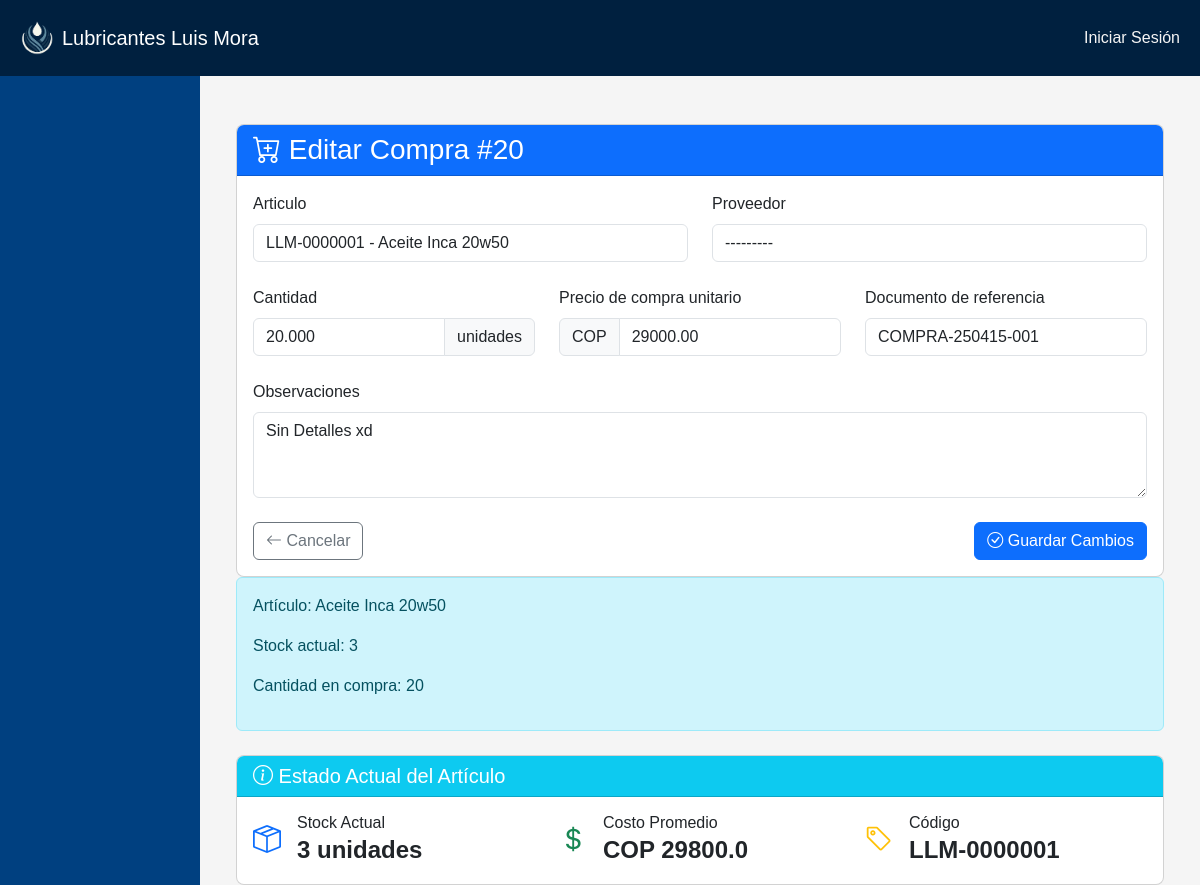
Page /compras/editar/20/ on the committed database.
### aplicacion/models.py (models this page shows, shortened)
class MovimientoInventario(models.Model):
    TIPO_MOVIMIENTO = (
        ('ENTRADA', 'Entrada'),
        ('SALIDA', 'Salida'),
        ('AJUSTE', 'Ajuste'),
    )
    articulo = models.ForeignKey(Articulo, on_delete=models.PROTECT, related_name='movimientos')
    tipo = models.CharField(max_length=10, choices=TIPO_MOVIMIENTO)
    cantidad = models.DecimalField(max_digits=10, decimal_places=3)
    fecha = models.DateTimeField(auto_now_add=True)
    usuario = models.ForeignKey(CustomUser, on_delete=models.PROTECT)
    referencia = models.CharField(max_length=100, blank=True)
    proveedor = models.ForeignKey(Proveedor, on_delete=models.SET_NULL, null=True, blank=True)
    observaciones = models.TextField(blank=True)
    costo_unitario = models.DecimalField(max_digits=10, decimal_places=2, null=True, blank=True)
    class Meta:
        verbose_name = "Movimiento de Inventario"
        verbose_name_plural = "Movimientos de Inventario"
        ordering = ['-fecha']

class Articulo(models.Model):
    codigo = models.CharField(max_length=50, unique=True, verbose_name="Código")
    codigo_barras = models.CharField(max_length=100, blank=True, unique=True, null=True)
    nombre = models.CharField(max_length=200)
    descripcion = models.TextField(blank=True, verbose_name="Descripción")
    categoria = models.ForeignKey(Categoria, on_delete=models.SET_NULL, null=True, blank=True)
    marca = models.CharField(max_length=100, blank=True)
    modelo = models.CharField(max_length=100, blank=True)
    imagen = models.ImageField(upload_to='articulos/', null=True, blank=True)
    stock_actual = models.DecimalField(max_digits=12, decimal_places=2, default=0)
    stock_minimo = models.DecimalField(max_digits=12, decimal_places=2, default=0)
    stock_maximo = models.DecimalField(max_digits=12, decimal_places=2, null=True, blank=True)
    UNIDADES_MEDIDA = (
        ('UN', 'Unidad'),
        ('KG', 'Kilogramo'),
        ('LT', 'Litro'),
        ('MT', 'Metro'),
        ('PAR', 'Par'),
        ('JUEGO', 'Juego'),
        ('CAJA', 'Caja'),
    )
    unidad_medida = models.CharField(max_length=10, choices=UNIDADES_MEDIDA, default='UN')
    costo_promedio = models.DecimalField(max_digits=12, decimal_places=2, default=0)
    precio_venta = models.DecimalField(max_digits=12, decimal_places=2, default=0)
    TIPO_IMPUESTO = (
        (Decimal('0.00'), 'Exento'),
        (Decimal('0.16'), 'IVA 16%'),
        (Decimal('0.08'), 'IVA 8%'),
    )
    tasa_impuesto = models.DecimalField(max_digits=4, decimal_places=2, choices=TIPO_IMPUESTO, default=Decimal('0.16'))
    proveedor_principal = models.ForeignKey(Proveedor, on_delete=models.SET_NULL, null=True, blank=True)
    lead_time = models.PositiveIntegerField(default=0, help_text="Tiempo de reposición en días")
    activo = models.BooleanField(default=True)
    fecha_creacion = models.DateTimeField(auto_now_add=True)
    fecha_actualizacion = models.DateTimeField(auto_now=True)
    creado_por = models.ForeignKey(CustomUser, on_delete=models.SET_NULL, null=True, related_name='articulos_creados')
    palabras_clave = models.TextField(
        blank=True,
        help_text="Ingrese palabras clave separadas por comas. Ej: Toyota, Carro, Automático"
    )
    class Meta:
        verbose_name = "Artículo"
        verbose_name_plural = "Artículos"
        ordering = ['nombre']
        indexes = [
            models.Index(fields=['codigo']),
            models.Index(fields=['nombre']),
            models.Index(fields=['categoria']),
            models.Index(fields=['activo']),
        ]
    def __str__(self):
        return f"{self.codigo} - {self.nombre}"

### aplicacion/view/views_api.py (the view)
# urls.py: path('compras/editar/<int:pk>/', editar_compra, name='editar_compra'),
def editar_compra(request, pk):
    compra = get_object_or_404(MovimientoInventario, pk=pk, tipo='ENTRADA')
    if request.method == 'POST':
        form = CompraInventarioForm(request.POST, instance=compra, user=request.user)
        if form.is_valid():
            form.save()
            messages.success(request, 'Compra actualizada correctamente')
            return redirect('detalle_compra', pk=compra.pk)
    else:
        form = CompraInventarioForm(instance=compra, user=request.user)
    return render(request, 'Forms/editar_compra.html', {
        'form': form,
        'compra': compra,
        "titulo": f"Editar Compra #{compra.id}",
        "codigo": compra.articulo.codigo,
        "articulo": compra.articulo.nombre,
        "stock_actual": int(compra.articulo.stock_actual),
        "costo_promedio": compra.articulo.costo_promedio,
    })

### aplicacion/models.py (called while the page is built)
    def __str__(self):
        return self.nombre

### aplicacion/templates/Forms/editar_compra.html (shortened to what this page needs)
{% extends 'paneles/admin.html' %}
{% load static %}
{% block dashboard %}
<br>
<div class="container mt-4">
    <div class="card">
        <div class="card-header bg-primary text-white">
            <h3 class="mb-0">
                <i class="bi bi-cart-plus"></i> {{ titulo }}
            </h3>
        </div>
        <div class="card-body">
            <form method="post" class="needs-validation" novalidate>
                <div class="row mb-4">
                    <div class="col-md-6">
                        <div class="form-group">
                            <label for="{{ form.articulo.id_for_label }}" class="form-label">
                                {{ form.articulo.label }}
                            </label>
                            {{ form.articulo }}
                        </div>
                    </div>
                    <div class="col-md-6">
                        <div class="form-group">
                            <label for="{{ form.proveedor.id_for_label }}" class="form-label">
                                {{ form.proveedor.label }}
                            </label>
                            {{ form.proveedor }}
                        </div>
                    </div>
                </div>
                <div class="row mb-4">
                    <div class="col-md-4">
                        <div class="form-group">
                            <label for="{{ form.cantidad.id_for_label }}" class="form-label">
                                {{ form.cantidad.label }}
                            </label>
                            <div class="input-group">
                                {{ form.cantidad }}
                                <span class="input-group-text">unidades</span>
                            </div>
                        </div>
                    </div>
                    <div class="col-md-4">
                        <div class="form-group">
                            <label for="{{ form.costo_unitario.id_for_label }}" class="form-label">
                                {{ form.costo_unitario.label }}
                            </label>
                            <div class="input-group">
                                <span class="input-group-text">COP</span>
                                {{ form.costo_unitario }}
                            </div>
                        </div>
                    </div>
                    <div class="col-md-4">
                        <div class="form-group">
                            <label for="{{ form.referencia.id_for_label }}" class="form-label">
                                {{ form.referencia.label }}
                            </label>
                            {{ form.referencia }}
                        </div>
                    </div>
                </div>
                <div class="row mb-4">
                    <div class="col-12">
                        <div class="form-group">
                            <label for="{{ form.observaciones.id_for_label }}" class="form-label">
                                {{ form.observaciones.label }}
                            </label>
                            {{ form.observaciones }}
                        </div>
                    </div>
                </div>
                <div class="d-flex justify-content-between mt-4">
                    <a href="{% url 'detalle_compra' compra.pk %}" class="btn btn-outline-secondary">
                        <i class="bi bi-arrow-left"></i> Cancelar
                    </a>
                    <button type="submit" class="btn btn-primary">
                        <i class="bi bi-check-circle"></i> Guardar Cambios
                    </button>
                </div>
            </form>
        </div>
    </div>
    <div class="alert alert-info">
        <p>Artículo: {{ articulo }}</p>
        <p>Stock actual: {{ stock_actual }}</p>
        <p>Cantidad en compra: {{ compra.cantidad|floatformat:0 }}</p>
    </div>
    <div class="card mt-4">
        <div class="card-header bg-info text-white">
            <h5 class="mb-0">
                <i class="bi bi-info-circle"></i> Estado Actual del Artículo
            </h5>
        </div>
        <div class="card-body">
            <div class="row">
                <div class="col-md-4">
                    <div class="d-flex align-items-center">
                        <i class="bi bi-box-seam fs-3 me-3 text-primary"></i>
                        <div>
                            <h6 class="mb-0">Stock Actual</h6>
                            <p class="fs-4 fw-bold mb-0">{{ stock_actual }} unidades</p>
                        </div>
                    </div>
                </div>
                <div class="col-md-4">
                    <div class="d-flex align-items-center">
                        <i class="bi bi-currency-dollar fs-3 me-3 text-success"></i>
                        <div>
                            <h6 class="mb-0">Costo Promedio</h6>
                            <p class="fs-4 fw-bold mb-0">COP {{ costo_promedio|floatformat:1 }}</p>
                        </div>
                    </div>
                </div>
                <div class="col-md-4">
                    <div class="d-flex align-items-center">
                        <i class="bi bi-tag fs-3 me-3 text-warning"></i>
                        <div>
                            <h6 class="mb-0">Código</h6>
                            <p class="fs-4 fw-bold mb-0">{{ codigo }}</p>
                        </div>
                    </div>
                </div>
            </div>
        </div>
    </div>
</div>
{% endblock %}

### aplicacion/static/css/styles.css (style rules this page uses)
* { margin: 0; padding: 0; box-sizing: border-box; }
body { background-color: #f5f5f5; color: #F5F5F5; font-family: 'NotoSansJP', sans-serif; font-size: 16px; line-height: 1.5; }

### aplicacion/static/css/styles_admin.css (style rules this page uses)
.card { border-radius: 0.5rem; overflow: hidden; }

### rows in the picture
MovimientoInventario: articulo "LLM-0000001 - Aceite Inca 20w50", proveedor "---------", cantidad "20.000", costo_unitario "29000.00", referencia "COMPRA-250415-001", observaciones "Sin Detalles xd", cantidad "20"
Articulo: nombre "Aceite Inca 20w50", costo_promedio "29800.0", codigo "LLM-0000001"

### other values in the picture
{{ titulo }} "Editar Compra #20"
{{ stock_actual }} "3"
